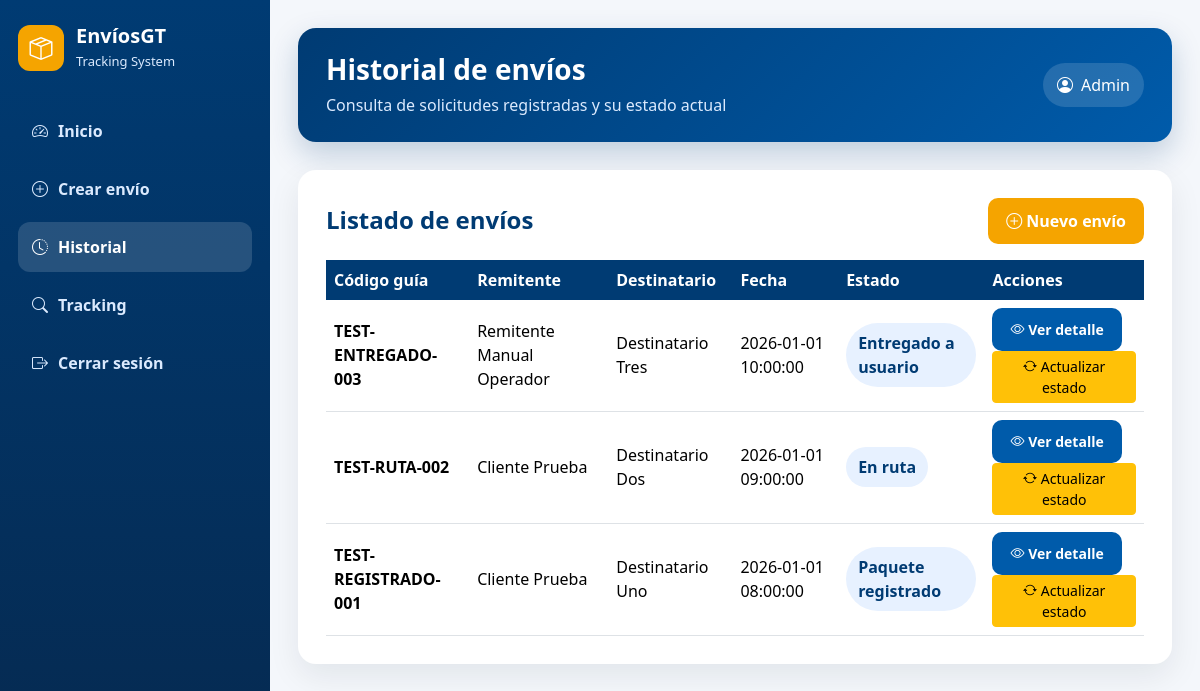
The page /historial_envios.php (signed in) on the database its author committed.
### tables this page shows
CREATE TABLE `envio` (
  `id_envio` INT NOT NULL AUTO_INCREMENT,
  `codigo_guia` VARCHAR(40) NOT NULL,
  `id_usuario_remitente` INT NOT NULL,
  `nombre_remitente` VARCHAR(150) NOT NULL,
  `telefono_remitente` VARCHAR(20) DEFAULT NULL,
  `direccion_remitente` VARCHAR(255) DEFAULT NULL,
  `nombre_destinatario` VARCHAR(100) NOT NULL,
  `telefono_destinatario` VARCHAR(20) NOT NULL,
  `direccion_destinatario` VARCHAR(255) NOT NULL,
  `descripcion_paquete` VARCHAR(255) NOT NULL,
  `peso` DECIMAL(10,2) NOT NULL DEFAULT 0.00,
  `es_fragil` TINYINT(1) NOT NULL DEFAULT 0,
  `tipo_paquete` VARCHAR(80) DEFAULT NULL,
  `fecha_registro` DATETIME NOT NULL DEFAULT CURRENT_TIMESTAMP,
  `estado_actual_id` INT NOT NULL,
  `observaciones` VARCHAR(255) DEFAULT NULL,
  `instrucciones_entrega` VARCHAR(255) DEFAULT NULL,
  PRIMARY KEY (`id_envio`),
  UNIQUE KEY `uk_envio_codigo_guia` (`codigo_guia`),
  KEY `idx_envio_usuario_remitente` (`id_usuario_remitente`),
  KEY `idx_envio_estado_actual` (`estado_actual_id`),
  CONSTRAINT `fk_envio_usuario`
    FOREIGN KEY (`id_usuario_remitente`) REFERENCES `usuario` (`id_usuario`),
  CONSTRAINT `fk_envio_estado_actual`
    FOREIGN KEY (`estado_actual_id`) REFERENCES `estado` (`id_estado`)
);

CREATE TABLE `estado` (
  `id_estado` INT NOT NULL AUTO_INCREMENT,
  `nombre_estado` VARCHAR(100) NOT NULL,
  `descripcion` VARCHAR(255) DEFAULT NULL,
  `orden_estado` INT NOT NULL,
  `es_final` TINYINT(1) NOT NULL DEFAULT 0,
  PRIMARY KEY (`id_estado`),
  UNIQUE KEY `uk_estado_nombre` (`nombre_estado`)
);

### includes/funciones.php (called while the page is built, shortened)
<?php
function e($valor) {
    return htmlspecialchars((string)$valor, ENT_QUOTES, 'UTF-8');
}

### historial_envios.php (the view, shortened to what this page needs)
<?php
require_once 'includes/funciones.php';
require_once 'config/conexion.php';
$idUsuario = $_SESSION['id_usuario'];
$rol = $_SESSION['rol'] ?? '';
$puedeActualizarEstado = in_array($rol, ['Administrador', 'Operador']);
$sql = "SELECT e.id_envio,e.codigo_guia,e.nombre_remitente,e.nombre_destinatario,e.fecha_registro,es.nombre_estado
        FROM envio e
        INNER JOIN estado es ON e.estado_actual_id = es.id_estado
        WHERE e.id_usuario_remitente = :usuario OR :rol IN ('Administrador','Operador')
        ORDER BY e.fecha_registro DESC";
$stmt = $conexion->prepare($sql);
$stmt->execute([':usuario'=>$idUsuario, ':rol'=>$_SESSION['rol']]);
$envios = $stmt->fetchAll();
include 'includes/header.php';
?>
<div class="app-card table-card">
    <div class="d-flex justify-content-between align-items-center flex-wrap gap-2 mb-3">
        <h4 class="card-title mb-0">Listado de envíos</h4>
        <a href="crear_envio.php" class="btn btn-bi"><i class="bi bi-plus-circle"></i> Nuevo envío</a>
    </div>
    <?php if (count($envios) > 0): ?>
    <table class="table table-hover align-middle">
        <thead><tr><th>Código guía</th><th>Remitente</th><th>Destinatario</th><th>Fecha</th><th>Estado</th><th>Acciones</th></tr></thead>
        <tbody>
        <?php foreach ($envios as $envio): ?>
            <tr>
                <td><strong><?php echo e($envio['codigo_guia']); ?></strong></td>
                <td><?php echo e($envio['nombre_remitente']); ?></td>
                <td><?php echo e($envio['nombre_destinatario']); ?></td>
                <td><?php echo e($envio['fecha_registro']); ?></td>
                <td><span class="badge-status"><?php echo e($envio['nombre_estado']); ?></span></td>
                <td>
    <a class="btn btn-sm btn-blue" href="detalle_envio.php?id=<?php echo e($envio['id_envio']); ?>">
        <i class="bi bi-eye"></i> Ver detalle
    </a>
    <?php if ($puedeActualizarEstado): ?>
        <a class="btn btn-sm btn-warning"
           href="actualizar_estado.php?id=<?php echo e($envio['id_envio']); ?>">
            <i class="bi bi-arrow-repeat"></i> Actualizar estado
        </a>
    <?php endif; ?>
</td>
            </tr>
        <?php endforeach; ?>
        </tbody>
    </table>
    <?php else: ?><div class="alert alert-info">No hay envíos registrados.</div><?php endif; ?>
</div>
<?php include 'includes/footer.php'; ?>

### css/app.css (style rules this page uses)
:root { --bi-blue:#003b73; --bi-blue-2:#005baa; --bi-gold:#f5a400; --bi-gold-dark:#d98f00; --bg:#f4f7fb; --card:#ffffff; --text:#1f2937; --muted:#6b7280; --border:#dbe3ef; --success:#198754; --danger:#dc3545; }
* { box-sizing:border-box }
body { margin:0;background:var(--bg);font-family:"Segoe UI",Arial,sans-serif;color:var(--text) }
a { text-decoration:none }
.app-card { background:var(--card);border-radius:18px;padding:28px;box-shadow:0 12px 32px rgba(15,23,42,.08);margin-bottom:24px }
.card-title { color:var(--bi-blue);font-weight:800;margin-bottom:22px }
.btn-bi { background:var(--bi-gold);border:none;color:white;font-weight:800;border-radius:10px;padding:11px 18px }
.btn-blue { background:var(--bi-blue-2);border:none;color:white;font-weight:800;border-radius:10px;padding:11px 18px }
.table-card { overflow-x:auto }
.table { margin-bottom:0 }
.table thead th { background:var(--bi-blue);color:white;border:none;white-space:nowrap }
.table td { vertical-align:middle }
.badge-status { display:inline-block;padding:8px 12px;border-radius:999px;background:#e7f1ff;color:var(--bi-blue);font-weight:800 }

### rows shown on the page
envio: codigo_guia "TEST-ENTREGADO-003", nombre_remitente "Remitente Manual Operador", nombre_destinatario "Destinatario Tres", fecha_registro "2026-01-01 10:00:00", estado_actual.nombre_estado "Entregado a usuario"
envio: codigo_guia "TEST-RUTA-002", nombre_remitente "Cliente Prueba", nombre_destinatario "Destinatario Dos", fecha_registro "2026-01-01 09:00:00", estado_actual.nombre_estado "En ruta"
envio: codigo_guia "TEST-REGISTRADO-001", nombre_remitente "Cliente Prueba", nombre_destinatario "Destinatario Uno", fecha_registro "2026-01-01 08:00:00", estado_actual.nombre_estado "Paquete registrado"

### other values the page prints
$tituloPagina "Historial de envíos"
$subtituloPagina "Consulta de solicitudes registradas y su estado actual"
$_SESSION['nombre'] "Admin"
